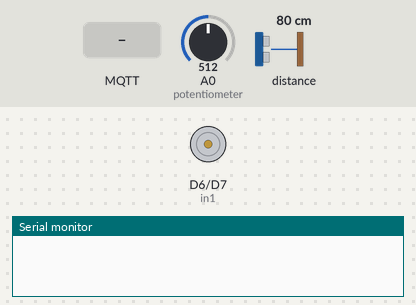
A sketch run on a simulated ESP8266 (NodeMCU). Parts: motor-driver pin pairs drawn as motors (green arrow = first pin HIGH = forward, orange = second pin HIGH = backward, longer = more drive, scaled by the enable pin), the last lines printed to the serial monitor. The inputs (shaded band) are chosen by the test bench; at power-on: A0 (potentiometer) = 512, distance to the obstacle 80 cm. No MQTT or app messages arrive unless stated.

Above: at 2.3 s.
2.4 s: MQTT message "100" arrives on the first subscribed topic
3.9 s: MQTT message "5" arrives on the first subscribed topic
At 4.4 s:
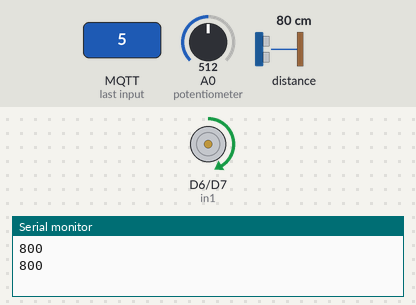
5.4 s: MQTT message "90" arrives on the first subscribed topic
At 6.8 s:
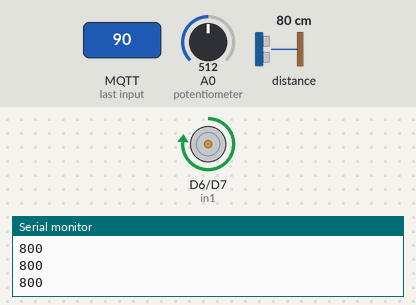
Timing chart, 0 to 8.4 s (numbered marks = the images above; inputs shaded):
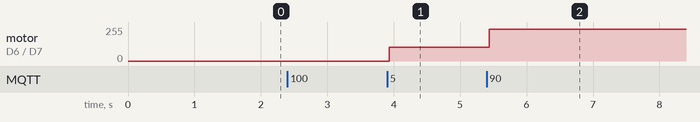

The sketch:

sensor_configuration.ino
```cpp
#include "EspMQTTClient.h"                //Simple WIFI & MQTT Library
#include <Wire.h>                         //Start I2C Bus
#include <VL53L0X.h>                      //ToF Sensor Library

VL53L0X sensor;

int enA = D5;                             //DC Motor Parameter, PWM Speed Control
int in1 = D6;                             //DC Motor Parameter, Direction Control 1
int in2 = D7;                             //DC Motor Parameter, Direction Control 2

int pot = A0;
int deviation = 4;


int detectionLimit = 1500;                //Set Detection threshold to minimize errors

EspMQTTClient client(
  "DESKTOP-NQUJCNP 7252",                 // Wifi Name
  "Emrgn1998",                            // Wifi Password
  "broker.emqx.io",                       // MQTT Broker server ip
  "TestClient",                           // Client name that uniquely identify your device
  1883                                    // The MQTT port, default to 1883. this line can be omitted
);

int speed = 75;


void setup() {

  Serial.begin(115200);
  Wire.begin();


  sensor.setTimeout(500);                                                           // Initialize ToF sensor
  if (!sensor.init())
  {Serial.println("Failed to detect and initialize sensor!");
    while (1) {}}

  sensor.setSignalRateLimit(0.20);                                                  //ToF sensor settings for longer range & accurate detection
  sensor.setVcselPulsePeriod(VL53L0X::VcselPeriodPreRange, 18);
  sensor.setVcselPulsePeriod(VL53L0X::VcselPeriodFinalRange, 14);
  sensor.setMeasurementTimingBudget(20000);


  pinMode(in1, OUTPUT);
  pinMode(in2, OUTPUT);
  pinMode(enA, OUTPUT);

  client.enableDebuggingMessages();                                                 // Enable debugging messages sent to serial output
  client.enableHTTPWebUpdater();                                                    // Enable the web updater.


  /*for (int i = 0; i <= 20; i++) {                                                 //initialize motor start to overcome voltage jump
      digitalWrite(in1, HIGH);
      digitalWrite(in2, LOW);
      analogWrite(enA, 100+i);
      delay(1);
        }*/
  }


void onConnectionEstablished(){
  client.publish("rwth/cr/PP/DCcontrol/Validate", "Connection Established");        //Notify on connection established

  client.subscribe("rwth/cr/PP/DCcontrol", DC_Motor);                               //Subscribe to the topic
}


void loop() {
  client.loop();                                                                    //Loop the MQTT Client
}


void DC_Motor(const String & payload){                                              //Start on each message received (QoS 1)

    int speed = payload.toInt();                                                    //Convert string to integer

    int distance = sensor.readRangeSingleMillimeters();                             //Read ToF Sensor, store int under variable

    int angle = map(analogRead(A0),535,790,0,180);                                  //Detect angle by reading the potentiometer

    if(angle <= deviation){angle=0;}                                                //set top/bottom limit by deviation for ensuring full half rotation
    else if (angle >= 180-deviation){angle = 180;}
    else {angle = angle;}


      if(distance <= 300){                                                          //If too close, slow down the detection (tbd)
       speed = speed * (0.4+(distance/1000));
     }
    else{speed=speed;}


      if(distance >= detectionLimit){                                               //If out of range, set to 0
       distance = 0;
     }
    else{distance = distance;}


     String Distance = String(distance);                                            //Convert DISTANCE to string to be able to publish under given topic
     String Angle = String(angle);                                                  //Convert ANGLE to string to be able to publish under given topic

     if (sensor.timeoutOccurred()) {Serial.print(" TIMEOUT");                       //In case of ToF Sensor error, print TIMEOUT and light up LED
     digitalWrite(LED_BUILTIN,HIGH);}

     String Payload = Angle + ":S1:" + Distance;                                    //STRING Output format for publishing

     client.publish("rwth/cr/PP/CCR/Sensor1", Payload);                             //Publish payload to MQTT
     Serial.println(Distance);


      if(speed >= 1 && speed <= 99){                                                //Send PWM value based on percentage (between 1 and 99)
        digitalWrite(in1, HIGH);
        digitalWrite(in2, LOW);
        analogWrite(enA, map(speed,2,100,100,255));
        }
      else if (speed == 100) {                                                      //Digital write HIGH to ensure full potential at 100%
        digitalWrite(enA, HIGH);
       }
      else {                                                                        //Digital write LOW to ensure full stop at 0%
        digitalWrite(in1, LOW);
        digitalWrite(in2, LOW);
        digitalWrite(enA,LOW);
        }
 }
```

Measured:
- after the input at 3.9 s, motor on D6 (in1) / D7 (in2): stopped → forward 105/255 at once
- after the input at 5.4 s, motor on D6 (in1) / D7 (in2): forward 105/255 → forward 239/255 at once
